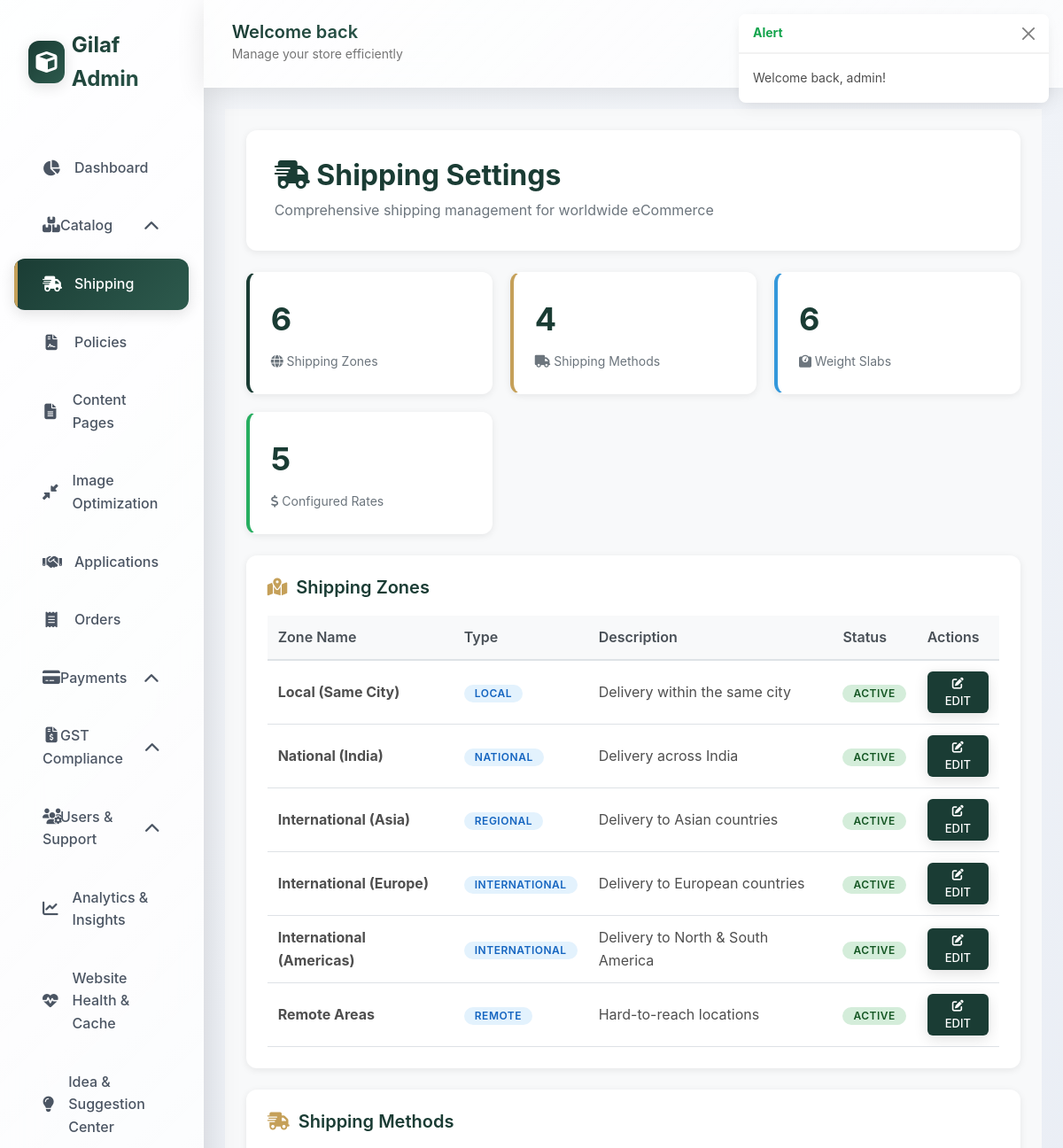
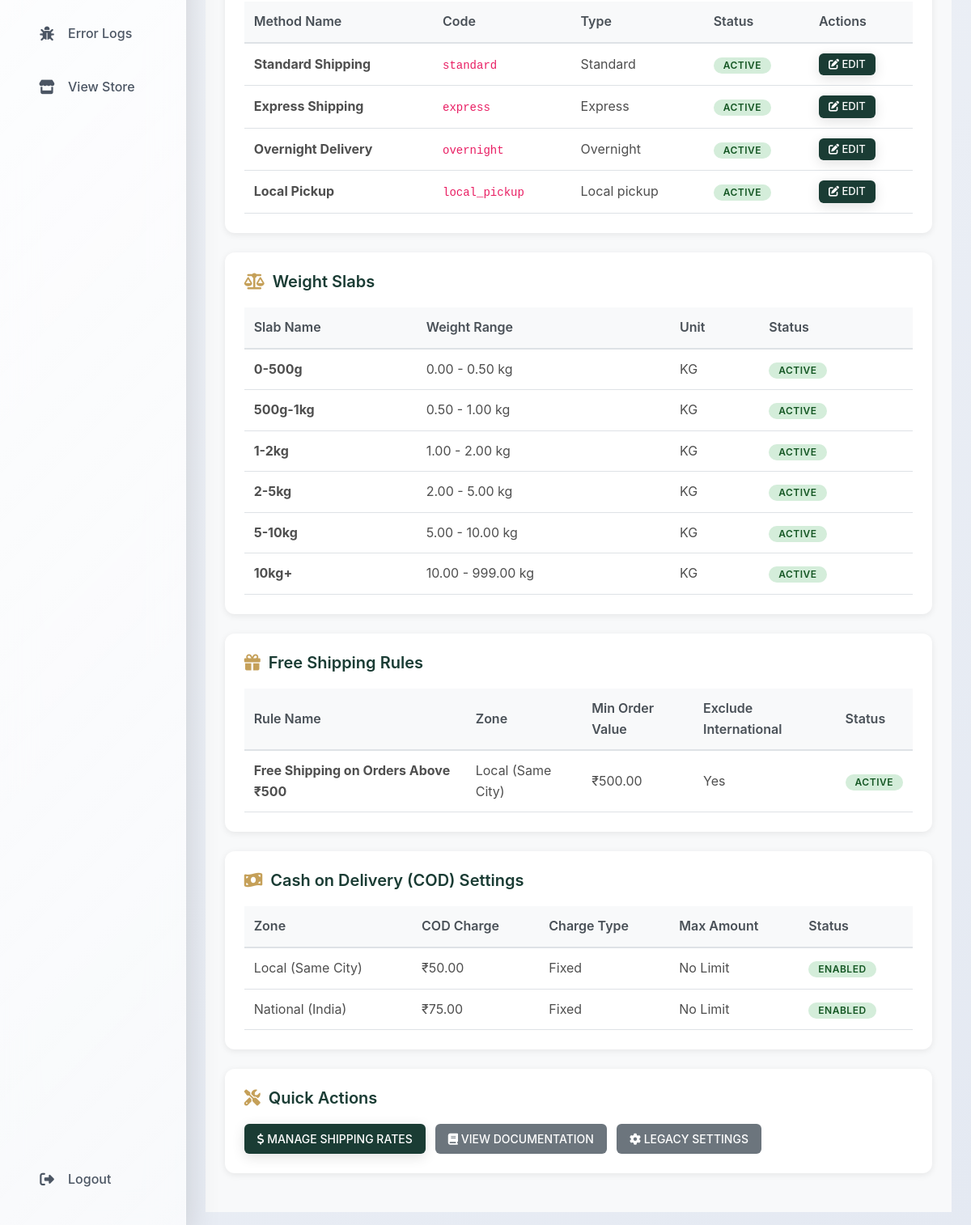
/admin/shipping_settings.php (signed in), run on the app's committed database (2 pictures, top to bottom).
### tables this page shows
CREATE TABLE IF NOT EXISTS `shipping_zones` (
    `id` INT AUTO_INCREMENT PRIMARY KEY,
    `zone_name` VARCHAR(100) NOT NULL,
    `zone_type` ENUM('local', 'national', 'regional', 'international', 'remote') NOT NULL,
    `description` TEXT,
    `is_active` TINYINT(1) DEFAULT 1,
    `display_order` INT DEFAULT 0,
    `created_at` TIMESTAMP DEFAULT CURRENT_TIMESTAMP,
    `updated_at` TIMESTAMP DEFAULT CURRENT_TIMESTAMP ON UPDATE CURRENT_TIMESTAMP,
    INDEX `idx_zone_type` (`zone_type`),
    INDEX `idx_is_active` (`is_active`)
);

CREATE TABLE IF NOT EXISTS `shipping_methods` (
    `id` INT AUTO_INCREMENT PRIMARY KEY,
    `method_name` VARCHAR(100) NOT NULL,
    `method_code` VARCHAR(50) NOT NULL UNIQUE,
    `method_type` ENUM('standard', 'express', 'local_pickup', 'overnight', 'economy') NOT NULL,
    `description` TEXT,
    `is_active` TINYINT(1) DEFAULT 1,
    `display_order` INT DEFAULT 0,
    `icon` VARCHAR(100) NULL,
    `created_at` TIMESTAMP DEFAULT CURRENT_TIMESTAMP,
    `updated_at` TIMESTAMP DEFAULT CURRENT_TIMESTAMP ON UPDATE CURRENT_TIMESTAMP,
    INDEX `idx_method_code` (`method_code`),
    INDEX `idx_is_active` (`is_active`)
);

CREATE TABLE IF NOT EXISTS `shipping_weight_slabs` (
    `id` INT AUTO_INCREMENT PRIMARY KEY,
    `slab_name` VARCHAR(100) NOT NULL,
    `min_weight` DECIMAL(10,2) NOT NULL DEFAULT 0.00,
    `max_weight` DECIMAL(10,2) NOT NULL,
    `weight_unit` ENUM('g', 'kg', 'lb', 'oz') DEFAULT 'kg',
    `is_active` TINYINT(1) DEFAULT 1,
    `created_at` TIMESTAMP DEFAULT CURRENT_TIMESTAMP,
    INDEX `idx_weight_range` (`min_weight`, `max_weight`)
);

CREATE TABLE IF NOT EXISTS `shipping_free_rules` (
    `id` INT AUTO_INCREMENT PRIMARY KEY,
    `rule_name` VARCHAR(100) NOT NULL,
    `zone_id` INT NULL,
    `min_order_value` DECIMAL(10,2) NOT NULL,
    `applicable_methods` VARCHAR(255) NULL,
    `exclude_international` TINYINT(1) DEFAULT 0,
    `is_active` TINYINT(1) DEFAULT 1,
    `priority` INT DEFAULT 0,
    `created_at` TIMESTAMP DEFAULT CURRENT_TIMESTAMP,
    `updated_at` TIMESTAMP DEFAULT CURRENT_TIMESTAMP ON UPDATE CURRENT_TIMESTAMP,
    FOREIGN KEY (`zone_id`) REFERENCES `shipping_zones`(`id`) ON DELETE CASCADE,
    INDEX `idx_min_value` (`min_order_value`),
    INDEX `idx_is_active` (`is_active`)
);

CREATE TABLE IF NOT EXISTS `shipping_cod_settings` (
    `id` INT AUTO_INCREMENT PRIMARY KEY,
    `zone_id` INT NULL,
    `is_enabled` TINYINT(1) DEFAULT 1,
    `cod_charge` DECIMAL(10,2) DEFAULT 0.00,
    `cod_charge_type` ENUM('fixed', 'percentage') DEFAULT 'fixed',
    `max_cod_amount` DECIMAL(10,2) NULL,
    `exclude_international` TINYINT(1) DEFAULT 1,
    `created_at` TIMESTAMP DEFAULT CURRENT_TIMESTAMP,
    `updated_at` TIMESTAMP DEFAULT CURRENT_TIMESTAMP ON UPDATE CURRENT_TIMESTAMP,
    FOREIGN KEY (`zone_id`) REFERENCES `shipping_zones`(`id`) ON DELETE CASCADE,
    INDEX `idx_zone_enabled` (`zone_id`, `is_enabled`)
);

### admin/shipping_settings.php (the view, shortened to what the rows shown need)
<?php
require_once __DIR__ . '/../includes/functions.php';
$newSystemExists = false;
try {
    $db = get_db_connection();
    $check = $db->query("SHOW TABLES LIKE 'shipping_zones'");
    $newSystemExists = ($check->rowCount() > 0);
} catch (Exception $e) {
    $newSystemExists = false;
}
if ($newSystemExists) {
    $zones = $db->query("SELECT * FROM shipping_zones ORDER BY display_order ASC")->fetchAll(PDO::FETCH_ASSOC);
    $methods = $db->query("SELECT * FROM shipping_methods ORDER BY display_order ASC")->fetchAll(PDO::FETCH_ASSOC);
    $weightSlabs = $db->query("SELECT * FROM shipping_weight_slabs ORDER BY min_weight ASC")->fetchAll(PDO::FETCH_ASSOC);
    $freeRules = $db->query("SELECT sfr.*, sz.zone_name FROM shipping_free_rules sfr LEFT JOIN shipping_zones sz ON sfr.zone_id = sz.id ORDER BY priority DESC")->fetchAll(PDO::FETCH_ASSOC);
    $codSettings = $db->query("SELECT scs.*, sz.zone_name FROM shipping_cod_settings scs LEFT JOIN shipping_zones sz ON scs.zone_id = sz.id")->fetchAll(PDO::FETCH_ASSOC);
}
include __DIR__ . '/../includes/admin_header.php';
?>
<div class="shipping-settings-container">
    <div class="page-header">
        <h1 class="page-title"><i class="fas fa-shipping-fast"></i> Shipping Settings</h1>
    </div>
    <?php if (!$newSystemExists): ?>
        <div class="setup-instructions">
            <i class="fas fa-database"></i>
            <h2>Shipping System Not Installed</h2>
            <p style="color: #6c757d; margin-bottom: 24px;">
                The comprehensive shipping management system needs to be installed first.
            </p>
            <div class="alert alert-info" style="text-align: left;">
                <strong><i class="fas fa-info-circle"></i> Installation Steps:</strong>
                <ol style="margin: 12px 0 0 20px;">
                    <li>Open phpMyAdmin</li>
                    <li>Select your database (gilaf_store)</li>
                    <li>Go to SQL tab</li>
                    <li>Run the file: <code>shipping_system_schema.sql</code></li>
                    <li>Refresh this page</li>
                </ol>
            </div>
            <div class="code-block">
                <strong>File Location:</strong><br>
                c:\xampp\htdocs\Gilaf Ecommerce website\shipping_system_schema.sql
            </div>
            <div class="quick-actions">
                <a href="shipping_management.php" class="btn btn-secondary">
                    <i class="fas fa-arrow-left"></i> Back to Simple Shipping
                </a>
                <a href="<?= base_url('SHIPPING_SYSTEM_DOCUMENTATION.md') ?>" class="btn btn-primary" target="_blank">
                    <i class="fas fa-book"></i> View Documentation
                </a>
            </div>
        </div>
    <?php else: ?>
        <div class="section-card">
            <h2 class="section-title">
                <i class="fas fa-map-marked-alt"></i>
                Shipping Zones
            </h2>
            <div class="table-responsive">
                <table>
                    <thead>
                        <tr>
                            <th>Zone Name</th>
                            <th>Type</th>
                            <th>Description</th>
                            <th>Status</th>
                            <th>Actions</th>
                        </tr>
                    </thead>
                    <tbody>
                        <?php foreach ($zones as $zone): ?>
                            <tr>
                                <td><strong><?= htmlspecialchars($zone['zone_name']) ?></strong></td>
                                <td><span class="badge badge-zone"><?= ucfirst($zone['zone_type']) ?></span></td>
                                <td><?= htmlspecialchars($zone['description'] ?? '-') ?></td>
                                <td>
                                    <?php if ($zone['is_active']): ?>
                                        <span class="badge badge-active">Active</span>
                                    <?php else: ?>
                                        <span class="badge badge-inactive">Inactive</span>
                                    <?php endif; ?>
                                </td>
                                <td>
                                    <a href="shipping_zone_edit.php?id=<?= $zone['id'] ?>" class="btn btn-sm btn-primary">
                                        <i class="fas fa-edit"></i> Edit
                                    </a>
                                </td>
                            </tr>
                        <?php endforeach; ?>
                    </tbody>
                </table>
            </div>
        </div>
        <div class="section-card">
            <h2 class="section-title">
                <i class="fas fa-shipping-fast"></i>
                Shipping Methods
            </h2>
            <div class="table-responsive">
                <table>
                    <thead>
                        <tr>
                            <th>Method Name</th>
                            <th>Code</th>
                            <th>Type</th>
                            <th>Status</th>
                            <th>Actions</th>
                        </tr>
                    </thead>
                    <tbody>
                        <?php foreach ($methods as $method): ?>
                            <tr>
                                <td><strong><?= htmlspecialchars($method['method_name']) ?></strong></td>
                                <td><code><?= htmlspecialchars($method['method_code']) ?></code></td>
                                <td><?= ucfirst(str_replace('_', ' ', $method['method_type'])) ?></td>
                                <td>
                                    <?php if ($method['is_active']): ?>
                                        <span class="badge badge-active">Active</span>
                                    <?php else: ?>
                                        <span class="badge badge-inactive">Inactive</span>
                                    <?php endif; ?>
                                </td>
                                <td>
                                    <a href="shipping_method_edit.php?id=<?= $method['id'] ?>" class="btn btn-sm btn-primary">
                                        <i class="fas fa-edit"></i> Edit
                                    </a>
                                </td>
                            </tr>
                        <?php endforeach; ?>
                    </tbody>
                </table>
            </div>
        </div>
        <div class="section-card">
            <h2 class="section-title">
                <i class="fas fa-balance-scale"></i>
                Weight Slabs
            </h2>
            <div class="table-responsive">
                <table>
                    <thead>
                        <tr>
                            <th>Slab Name</th>
                            <th>Weight Range</th>
                            <th>Unit</th>
                            <th>Status</th>
                        </tr>
                    </thead>
                    <tbody>
                        <?php foreach ($weightSlabs as $slab): ?>
                            <tr>
                                <td><strong><?= htmlspecialchars($slab['slab_name']) ?></strong></td>
                                <td><?= $slab['min_weight'] ?> - <?= $slab['max_weight'] ?> <?= $slab['weight_unit'] ?></td>
                                <td><?= strtoupper($slab['weight_unit']) ?></td>
                                <td>
                                    <?php if ($slab['is_active']): ?>
                                        <span class="badge badge-active">Active</span>
                                    <?php else: ?>
                                        <span class="badge badge-inactive">Inactive</span>
                                    <?php endif; ?>
                                </td>
                            </tr>
                        <?php endforeach; ?>
                    </tbody>
                </table>
            </div>
        </div>
        <div class="section-card">
            <h2 class="section-title">
                <i class="fas fa-gift"></i>
                Free Shipping Rules
            </h2>
            <div class="table-responsive">
                <table>
                    <thead>
                        <tr>
                            <th>Rule Name</th>
                            <th>Zone</th>
                            <th>Min Order Value</th>
                            <th>Exclude International</th>
                            <th>Status</th>
                        </tr>
                    </thead>
                    <tbody>
                        <?php if (empty($freeRules)): ?>
                            <tr>
                                <td colspan="5" style="text-align: center; color: #6c757d;">No free shipping rules configured</td>
                            </tr>
                        <?php else: ?>
                            <?php foreach ($freeRules as $rule): ?>
                                <tr>
                                    <td><strong><?= htmlspecialchars($rule['rule_name']) ?></strong></td>
                                    <td><?= $rule['zone_name'] ?? 'All Zones' ?></td>
                                    <td>₹<?= number_format($rule['min_order_value'], 2) ?></td>
                                    <td><?= $rule['exclude_international'] ? 'Yes' : 'No' ?></td>
                                    <td>
                                        <?php if ($rule['is_active']): ?>
                                            <span class="badge badge-active">Active</span>
                                        <?php else: ?>
                                            <span class="badge badge-inactive">Inactive</span>
                                        <?php endif; ?>
                                    </td>
                                </tr>
                            <?php endforeach; ?>
                        <?php endif; ?>
                    </tbody>
                </table>
            </div>
        </div>
        <div class="section-card">
            <h2 class="section-title">
                <i class="fas fa-money-bill-wave"></i>
                Cash on Delivery (COD) Settings
            </h2>
            <div class="table-responsive">
                <table>
                    <thead>
                        <tr>
                            <th>Zone</th>
                            <th>COD Charge</th>
                            <th>Charge Type</th>
                            <th>Max Amount</th>
                            <th>Status</th>
                        </tr>
                    </thead>
                    <tbody>
                        <?php if (empty($codSettings)): ?>
                            <tr>
                                <td colspan="5" style="text-align: center; color: #6c757d;">No COD settings configured</td>
                            </tr>
                        <?php else: ?>
                            <?php foreach ($codSettings as $cod): ?>
                                <tr>
                                    <td><?= $cod['zone_name'] ?? 'All Zones' ?></td>
                                    <td>₹<?= number_format($cod['cod_charge'], 2) ?></td>
                                    <td><?= ucfirst($cod['cod_charge_type']) ?></td>
                                    <td><?= $cod['max_cod_amount'] ? '₹' . number_format($cod['max_cod_amount'], 2) : 'No Limit' ?></td>
                                    <td>
                                        <?php if ($cod['is_enabled']): ?>
                                            <span class="badge badge-active">Enabled</span>
                                        <?php else: ?>
                                            <span class="badge badge-inactive">Disabled</span>
                                        <?php endif; ?>
                                    </td>
                                </tr>
                            <?php endforeach; ?>
                        <?php endif; ?>
                    </tbody>
                </table>
            </div>
        </div>
        <div class="section-card">
            <h2 class="section-title">
                <i class="fas fa-tools"></i>
                Quick Actions
            </h2>
        </div>
    <?php endif; ?>
</div>
<?php include __DIR__ . '/../includes/admin_footer.php'; ?>

### data on the page
shipping_zones: zone_name "Local (Same City)", zone_type "LOCAL", description "Delivery within the same city", is_active "ACTIVE"
shipping_zones: zone_name "National (India)", zone_type "NATIONAL", description "Delivery across India", is_active "ACTIVE"
shipping_zones: zone_name "International (Asia)", zone_type "REGIONAL", description "Delivery to Asian countries", is_active "ACTIVE"
shipping_zones: zone_name "International (Europe)", zone_type "INTERNATIONAL", description "Delivery to European countries", is_active "ACTIVE"
shipping_zones: zone_name "International (Americas)", zone_type "INTERNATIONAL", description "Delivery to North & South America", is_active "ACTIVE"
shipping_zones: zone_name "Remote Areas", zone_type "REMOTE", description "Hard-to-reach locations", is_active "ACTIVE"
shipping_methods: method_name "Standard Shipping", method_code "standard", method_type "Standard", is_active "ACTIVE"
shipping_methods: method_name "Express Shipping", method_code "express", method_type "Express", is_active "ACTIVE"
shipping_methods: method_name "Overnight Delivery", method_code "overnight", method_type "Overnight", is_active "ACTIVE"
shipping_methods: method_name "Local Pickup", method_code "local_pickup", method_type "Local pickup", is_active "ACTIVE"
shipping_weight_slabs: slab_name "0-500g", min_weight "0.00", max_weight "0.50", weight_unit "kg", weight_unit "KG", is_active "ACTIVE"
shipping_weight_slabs: slab_name "500g-1kg", min_weight "0.50", max_weight "1.00", weight_unit "kg", weight_unit "KG", is_active "ACTIVE"
shipping_weight_slabs: slab_name "1-2kg", min_weight "1.00", max_weight "2.00", weight_unit "kg", weight_unit "KG", is_active "ACTIVE"
shipping_weight_slabs: slab_name "2-5kg", min_weight "2.00", max_weight "5.00", weight_unit "kg", weight_unit "KG", is_active "ACTIVE"
shipping_weight_slabs: slab_name "5-10kg", min_weight "5.00", max_weight "10.00", weight_unit "kg", weight_unit "KG", is_active "ACTIVE"
shipping_weight_slabs: slab_name "10kg+", min_weight "10.00", max_weight "999.00", weight_unit "kg", weight_unit "KG", is_active "ACTIVE"
shipping_free_rules: rule_name "Free Shipping on Orders Above ₹500", zone.zone_name "Local (Same City)", min_order_value "500.00", exclude_international "Yes", is_active "ACTIVE"
shipping_cod_settings: zone.zone_name "Local (Same City)", cod_charge "50.00", cod_charge_type "Fixed", shows "No Limit", is_enabled "ENABLED"
shipping_cod_settings: zone.zone_name "National (India)", cod_charge "75.00", cod_charge_type "Fixed", shows "No Limit", is_enabled "ENABLED"

### other printed values
$flash['message'] "Welcome back, admin!"
count($zones) "6"
count($methods) "4"
count($weightSlabs) "6"
$ratesCount "5"
